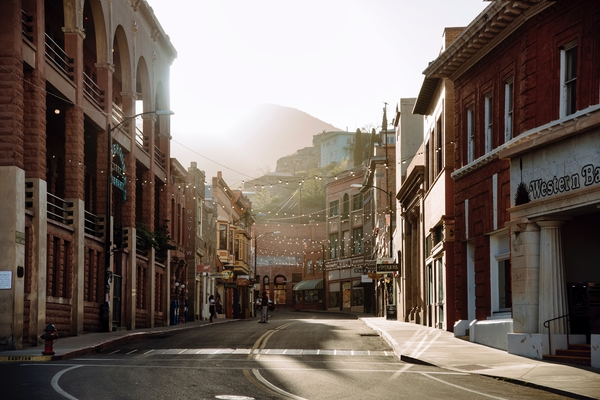
#> input picture 5.jpg, 600 x 400 px
$ python '检查程序效率.py'
#> lines starting #> are read from the running program, lines starting #| are printed output that depends on the picture
#!/usr/bin/env python
# -*- coding:utf-8 -*-
import cv2
import numpy as np

img1 = cv2.imread('5.jpg')
#> img1 is the input picture: shape (400, 600, 3); mean B, G, R 93.2, 101.5, 114.2

e1 = cv2.getTickCount()
for i in range(5,49,2):
    img1 = cv2.medianBlur(img1,i)
#> this loop made 22 passes
#> pass 1, `img1 = cv2.medianBlur(img1,i)`:
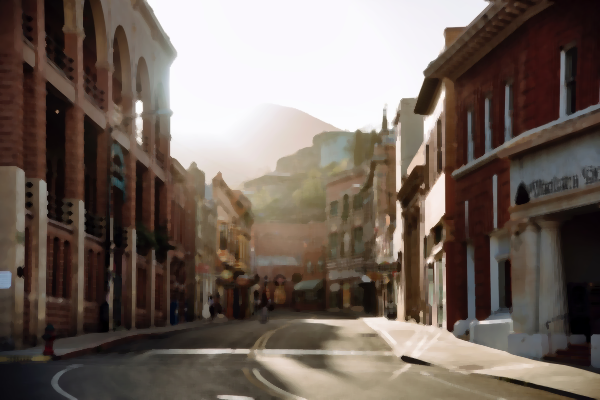
#> img1: shape (400, 600, 3); mean B, G, R 92.5, 100.8, 113.7
#> pass 3, `img1 = cv2.medianBlur(img1,i)`:
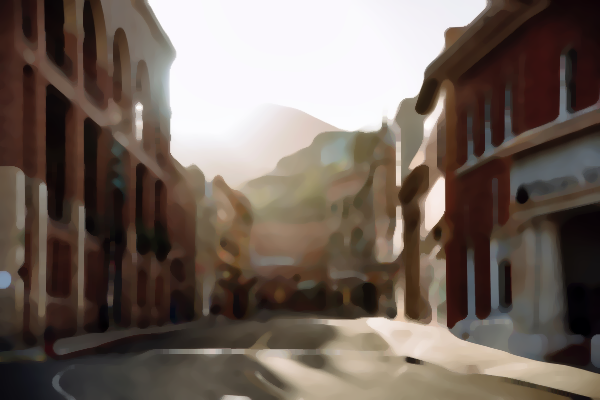
#> img1: shape (400, 600, 3); mean B, G, R 91.5, 100, 113.3
#> after the loop:
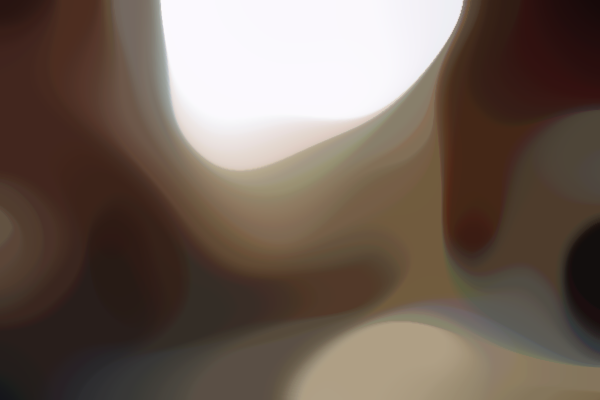
#> img1: shape (400, 600, 3); mean B, G, R 86.1, 96.8, 112.1
e2 = cv2.getTickCount()
time = (e2-e1)/cv2.getTickFrequency()
print(time)

$ run again, with 2.jpg copied over 5.jpg
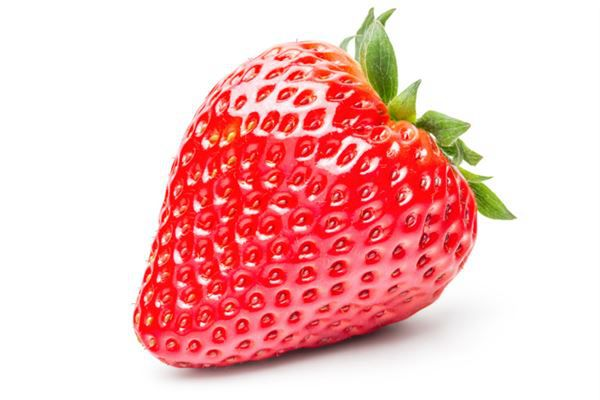
#> input picture 2.jpg, 600 x 400 px
#> img1 is the input picture: shape (400, 600, 3); mean B, G, R 191.8, 192.9, 245.2
#> the loop `for i in range(5,49,2):` made 22 passes
#> pass 1, `img1 = cv2.medianBlur(img1,i)`:
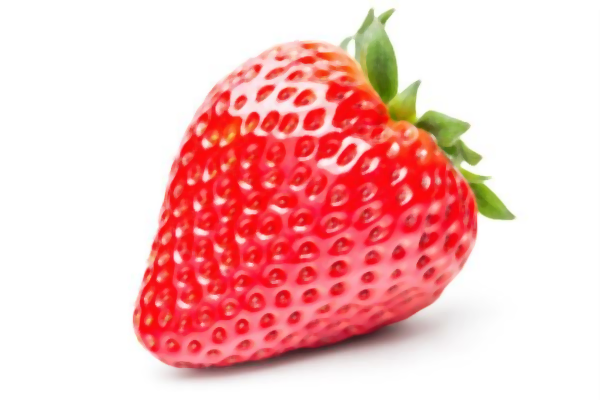
#> img1: shape (400, 600, 3); mean B, G, R 191.5, 192.4, 246
#> after the loop `for i in range(5,49,2):`:
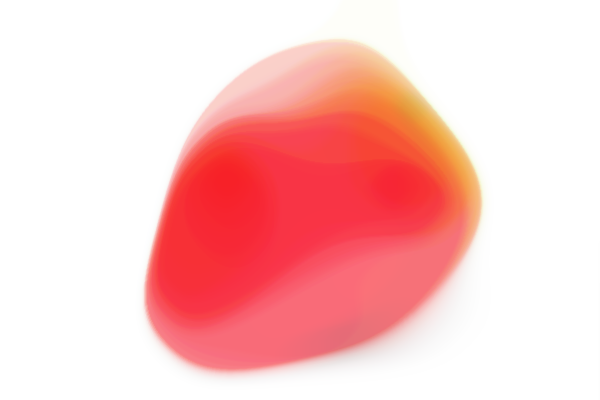
#> img1: shape (400, 600, 3); mean B, G, R 198.9, 199.5, 251.7
